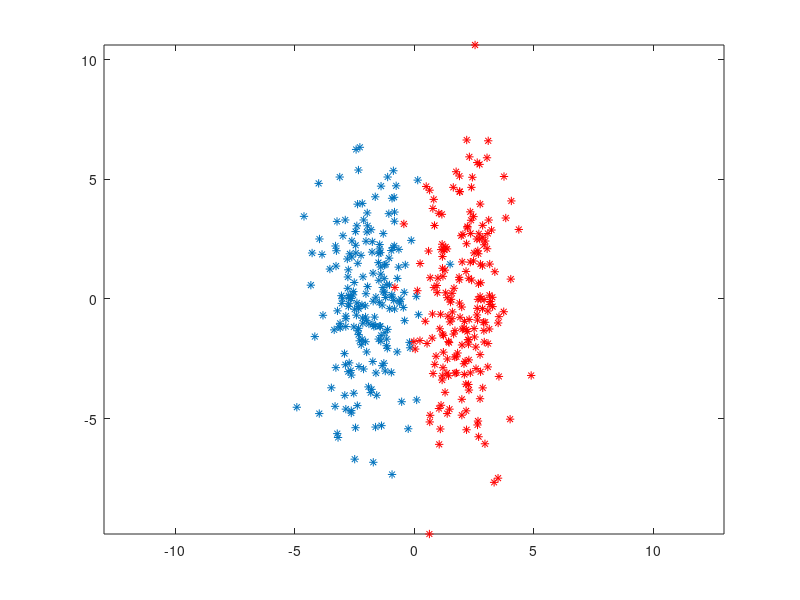

The MATLAB script that drew this image: (Note: this script raises an error after producing the figure.)
% VL_DEMO_SVMPEGASOS  Demo: SVMPEGASOS: 2D linear learning
function vl_demo_svmpegasos

% Set up training data
Np = 200 ;
Nn = 200 ;
Xp = diag([1 3])*randn(2, Np) ;
Xn = diag([1 3])*randn(2, Nn) ;
Xp(1,:) = Xp(1,:) + 2  ;
Xn(1,:) = Xn(1,:) - 2  ;

X = [Xp Xn] ;
y = [ones(1,Np) -ones(1,Nn)] ;

figure(1)
plot(Xn(1,:),Xn(2,:),'*')
hold on
plot(Xp(1,:),Xp(2,:),'*r')
axis equal ; 
%axis off ; axis tight ;
vl_demo_print('pegasos_training') ;

% parameters
lambda = 0.01 ; 

% training
energy = [] ;
dataset = vl_maketrainingset(X, int8(y)) ;
[w b info] = vl_svmpegasos(dataset, lambda, ...
                           'MaxIterations',5000,...
                           'DiagnosticFunction',@diagnostics,...
                           'DiagnosticCallRef',energy) ;

figure(1) ;
x = min(X(1,:)):max(X(1,:)) ; 
hold on
set(line([0 w(1)], [0 w(2)]), 'color', 'y', 'linewidth', 4) ;
xlim([-3 3]) ;
ylim([-3 3]) ;
set(line(10*[w(2) -w(2)], 10*[-w(1) w(1)]), ...
    'color', 'y', 'linewidth', 2, 'linestyle', '-') ;
axis equal ;
hold off
%axis off ; axis tight ;
vl_demo_print('pegasos_res') ;

figure(2)
%axis equal ; 
%axis off ; axis tight ;
vl_demo_print('pegasos_energy') ;


function energy = diagnostics(svm,energy)
  figure(2) ; 
  %keyboard
  energy = [energy svm.energy] ;
  plot(energy) ;
  drawnow ;
